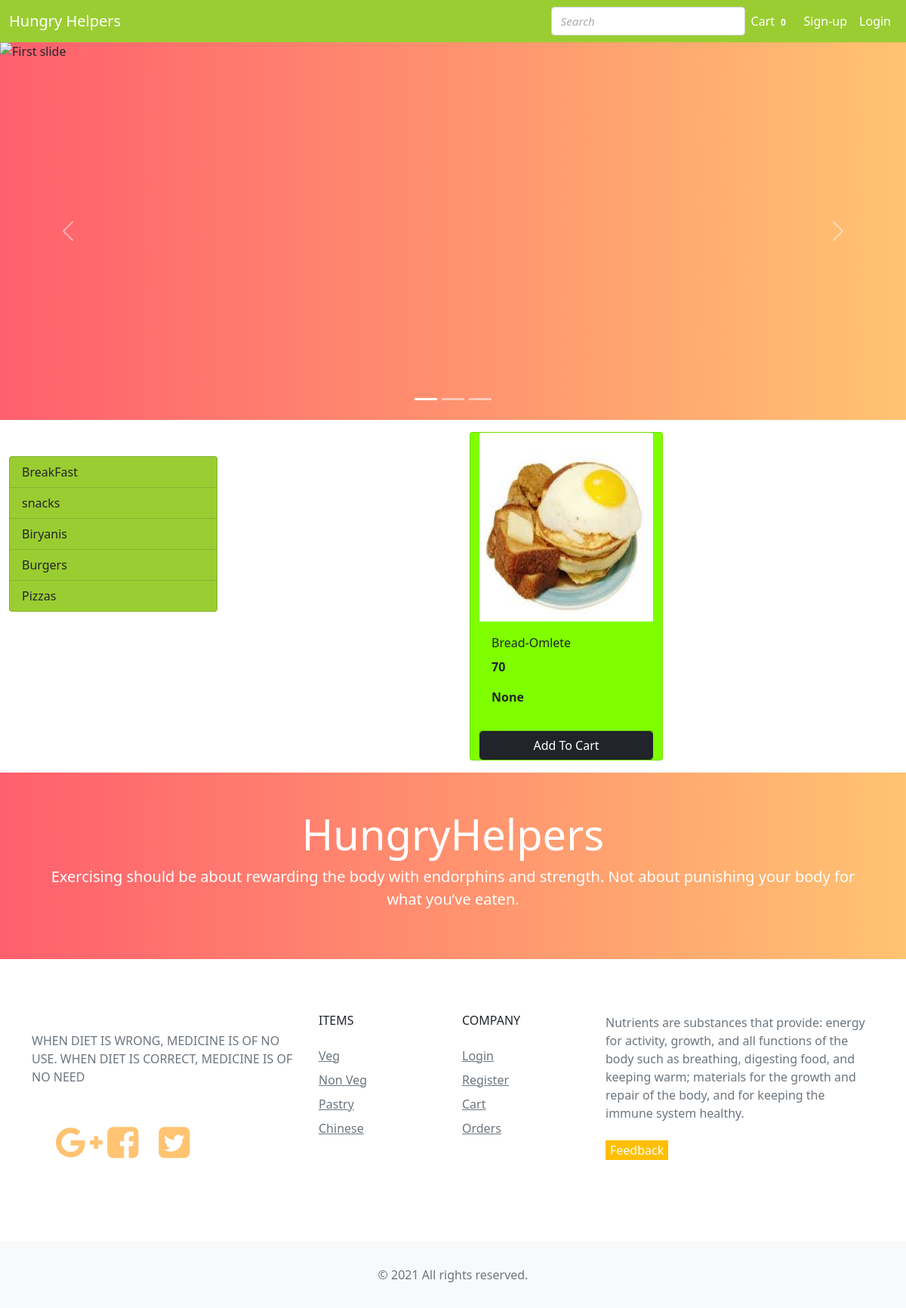
/?category=12, run on the app's committed database.
### store/models/category.py (models this page shows, shortened)
class Category(models.Model):
    name = models.CharField(max_length=20)
    @staticmethod
    def get_all_categories():
        return Category.objects.all()

### store/models/product.py (models this page shows, shortened)
class Product(models.Model):
    name = models.CharField(max_length=50)
    price = models.IntegerField(default=0)
    category = models.ForeignKey(Category, on_delete=models.CASCADE, default=1)
    description = models.CharField(max_length=200, default='', null=True, blank=True)
    image = models.ImageField(upload_to='uploads/products/')
    @staticmethod
    def get_all_products_by_categoryid(category_id):
        if category_id:
            return Product.objects.filter(category = category_id)
        else:
            return Product.get_all_products()

### store/views/home.py (the view, shortened to what this page needs)
# urls.py: path('', Index.as_view(), name = 'homepage'),
class Index(View):
    def get(self, request):
        products = None
        cart = request.session.get('cart')
        if not cart:
            request.session['cart'] = {}
        categories = Category.get_all_categories()
        categoryID = request.GET.get('category')
        if categoryID:
            products = Product.get_all_products_by_categoryid(categoryID)
        else:
            products = Product.get_all_products
        data = {}
        data['products'] = products
        data['categories'] = categories
        return render(request, 'index.html', data)

### store/templatetags/cart.py (called while the page is built)
@register.filter(name='is_in_cart')
def is_in_cart(product, cart):
    keys = cart.keys()
    for id in keys:
        if int(id) == product.id:
            return True
    return False;

### store/templates/index.html (shortened to what this page needs)
{% extends 'base.html' %}
{% block content %}
{% load cart %}
{% load custom_filter %}
<div id="carouselExampleCaptions" class="carousel slide" data-bs-ride="carousel">
  <div class="carousel-indicators">
    <button type="button" data-bs-target="#carouselExampleCaptions" data-bs-slide-to="0" class="active" aria-current="true" aria-label="Slide 1"></button>
    <button type="button" data-bs-target="#carouselExampleCaptions" data-bs-slide-to="1" aria-label="Slide 2"></button>
    <button type="button" data-bs-target="#carouselExampleCaptions" data-bs-slide-to="2" aria-label="Slide 3"></button>
  </div>
  <div class="carousel-inner">
    <div class="carousel-item active">
      <img src="https://img.lovepik.com//back_pic/05/68/66/545b8c8e793c8b5.jpg_wh300.jpg" class="d-block w-100" alt="First slide" style="height: 500px;">
      <div class="carousel-caption d-none d-md-block">
      </div>
    </div>
  </div>
  <button class="carousel-control-prev" type="button" data-bs-target="#carouselExampleCaptions" data-bs-slide="prev">
    <span class="carousel-control-prev-icon" aria-hidden="true"></span>
  </button>
  <button class="carousel-control-next" type="button" data-bs-target="#carouselExampleCaptions" data-bs-slide="next">
    <span class="carousel-control-next-icon" aria-hidden="true"></span>
  </button>
</div>
 <div style="background-color:white">
    <div class="container-fluid mt-0 bg-gradient-secondary">
      <div class="row">
         <div class="col-lg-3 mx-auto ">
          <br><br>
          <div class="list-group">
            {% for category in categories %}
            <a href="/?category={{category.id}}" class="list-group-item list-group-item-action " style="background-color: yellowgreen;">{{category.name}}</a>
            {% endfor %}
          </div>
         </div>
        <div id='products' class="col-lg-9 mx-auto mt-3  ">
          <div class="row mx-auto">
            {% for product in products %}
            <div class="card mx-auto mb-3 " id = {{product.id}} style="width: 16rem; background-color: chartreuse;">
              <img src="{{product.image.url}}" class="card-img-top" alt="..."style="height: 250px;">
              <div class="card-body">
                <p class="card-title">{{product.name}}</p>
                <p class="card-text"><b>{{product.price}}</b></p>
                <p class="card-text"><b>{{product.description}}</b></p>
              </div>
              <div class="card-footer p-0 no-gutters">
                {% if product|is_in_cart:request.session.cart %}
                <div class="row no-gutters">
                  <form action="/#{{product.id}}" id = {{product.id}} class="col-2 " method="post">
                    {% csrf_token %}
                    <input hidden type="text" name='product' value='{{product.id}}'>
                    <input hidden type="text" name='remove' value='True'>
                    <input type="submit" value=" - " class="btn btn-block btn btn-warning border-right">
                  </form>
                  <div class="text-center col">{{product|cart_quantity:request.session.cart}} in Cart</div>
                  <form action="/#{{product.id}}" class="col-2 " method="post">
                    {% csrf_token %}
                    <input hidden type="text" name='product' value='{{product.id}}'>
                    <input type="submit" value=" + " class="btn btn-block btn btn-warning border-left">
                  </form>
                </div>
                {% else %}
                <form action="/#{{product.id}}" method="POST" class="btn-block">
                  <input type="submit" class="float-right btn btn-dark  form-control"
                    value="Add To Cart">
                </form>
                {% endif %}
              </div>
            </div>
            {% endfor %}
          </div>
        </div>
      </div>
    </div>
</div>
{% endblock %}

### store/templates/base.html (style rules this page uses)
body { background: #ff5f6d; background: -webkit-linear-gradient(to right, #ff5f6d, #ffc371); background: linear-gradient(to right, #ff5f6d, #ffc371); min-height: 100vh; }
.form-control::placeholder { font-size: 0.95rem; color: #aaa; font-style: italic; }

### data on the page
Category: name "BreakFast"
Category: name "snacks"
Category: name "Biryanis"
Category: name "Burgers"
Category: name "Pizzas"
Product: image (picture), name "Bread-Omlete", price "70", description "None"

### other printed values
{{ request.session.cart.keys|length }} "0"
